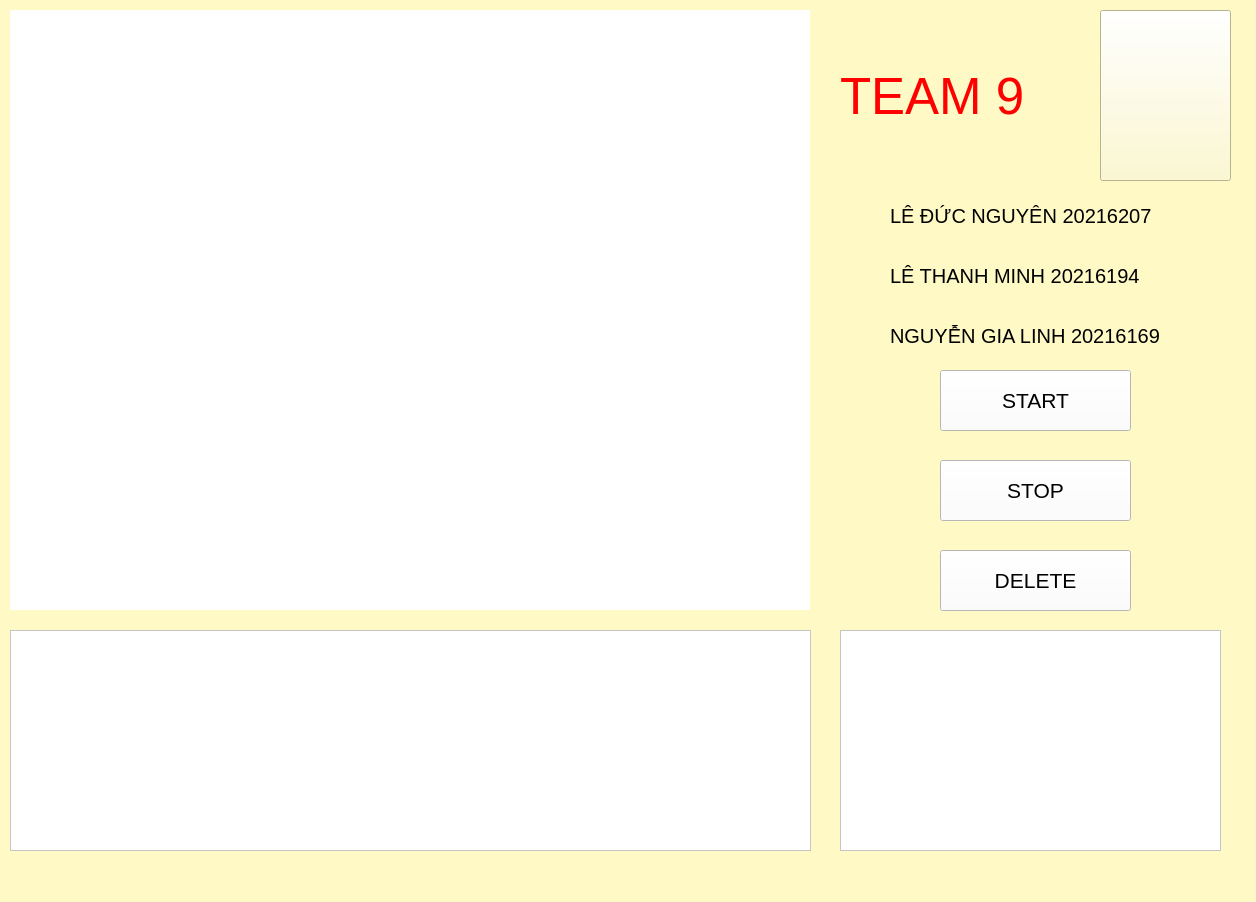
<?xml version="1.0" encoding="UTF-8"?>
<ui version="4.0">
 <class>MainWindow</class>
 <widget class="QMainWindow" name="MainWindow">
  <property name="geometry">
   <rect>
    <x>0</x>
    <y>0</y>
    <width>1256</width>
    <height>902</height>
   </rect>
  </property>
  <property name="windowTitle">
   <string>MainWindow</string>
  </property>
  <property name="styleSheet">
   <string notr="true">background-color: rgb(255, 250, 197);</string>
  </property>
  <widget class="QWidget" name="centralwidget">
   <widget class="QTableView" name="infoTable">
    <property name="geometry">
     <rect>
      <x>840</x>
      <y>630</y>
      <width>381</width>
      <height>221</height>
     </rect>
    </property>
    <property name="styleSheet">
     <string notr="true">
background-color: rgb(255, 255, 255);</string>
    </property>
   </widget>
   <widget class="QTextBrowser" name="logBox">
    <property name="geometry">
     <rect>
      <x>10</x>
      <y>630</y>
      <width>801</width>
      <height>221</height>
     </rect>
    </property>
    <property name="styleSheet">
     <string notr="true">background-color: rgb(255, 255, 255);</string>
    </property>
   </widget>
   <widget class="QPushButton" name="startBtn">
    <property name="geometry">
     <rect>
      <x>940</x>
      <y>370</y>
      <width>191</width>
      <height>61</height>
     </rect>
    </property>
    <property name="font">
     <font>
      <pointsize>16</pointsize>
      <weight>50</weight>
      <bold>false</bold>
     </font>
    </property>
    <property name="styleSheet">
     <string notr="true">background-color: rgb(255, 255, 255);</string>
    </property>
    <property name="text">
     <string>START</string>
    </property>
    <property name="iconSize">
     <size>
      <width>16</width>
      <height>16</height>
     </size>
    </property>
   </widget>
   <widget class="QPushButton" name="stopBtn">
    <property name="geometry">
     <rect>
      <x>940</x>
      <y>460</y>
      <width>191</width>
      <height>61</height>
     </rect>
    </property>
    <property name="font">
     <font>
      <pointsize>16</pointsize>
      <weight>50</weight>
      <bold>false</bold>
     </font>
    </property>
    <property name="styleSheet">
     <string notr="true">background-color: rgb(255, 255, 255);</string>
    </property>
    <property name="text">
     <string>STOP</string>
    </property>
    <property name="iconSize">
     <size>
      <width>16</width>
      <height>16</height>
     </size>
    </property>
   </widget>
   <widget class="QPushButton" name="deleteBtn">
    <property name="geometry">
     <rect>
      <x>940</x>
      <y>550</y>
      <width>191</width>
      <height>61</height>
     </rect>
    </property>
    <property name="font">
     <font>
      <pointsize>16</pointsize>
      <weight>50</weight>
      <bold>false</bold>
     </font>
    </property>
    <property name="styleSheet">
     <string notr="true">background-color: rgb(255, 255, 255);</string>
    </property>
    <property name="text">
     <string>DELETE</string>
    </property>
    <property name="iconSize">
     <size>
      <width>16</width>
      <height>16</height>
     </size>
    </property>
   </widget>
   <widget class="QLabel" name="label">
    <property name="geometry">
     <rect>
      <x>890</x>
      <y>200</y>
      <width>371</width>
      <height>31</height>
     </rect>
    </property>
    <property name="font">
     <font>
      <pointsize>15</pointsize>
      <weight>50</weight>
      <bold>false</bold>
     </font>
    </property>
    <property name="text">
     <string>LÊ ĐỨC NGUYÊN 20216207</string>
    </property>
    <property name="alignment">
     <set>Qt::AlignLeading|Qt::AlignLeft|Qt::AlignVCenter</set>
    </property>
   </widget>
   <widget class="QLabel" name="label_2">
    <property name="geometry">
     <rect>
      <x>890</x>
      <y>260</y>
      <width>371</width>
      <height>31</height>
     </rect>
    </property>
    <property name="font">
     <font>
      <pointsize>15</pointsize>
      <weight>50</weight>
      <bold>false</bold>
     </font>
    </property>
    <property name="text">
     <string>LÊ THANH MINH 20216194</string>
    </property>
    <property name="alignment">
     <set>Qt::AlignLeading|Qt::AlignLeft|Qt::AlignVCenter</set>
    </property>
   </widget>
   <widget class="QLabel" name="label_3">
    <property name="geometry">
     <rect>
      <x>890</x>
      <y>320</y>
      <width>371</width>
      <height>31</height>
     </rect>
    </property>
    <property name="font">
     <font>
      <pointsize>15</pointsize>
      <weight>50</weight>
      <bold>false</bold>
     </font>
    </property>
    <property name="text">
     <string>NGUYỄN GIA LINH 20216169</string>
    </property>
    <property name="alignment">
     <set>Qt::AlignLeading|Qt::AlignLeft|Qt::AlignVCenter</set>
    </property>
   </widget>
   <widget class="QLabel" name="label_16">
    <property name="geometry">
     <rect>
      <x>840</x>
      <y>60</y>
      <width>221</width>
      <height>71</height>
     </rect>
    </property>
    <property name="font">
     <font>
      <pointsize>38</pointsize>
     </font>
    </property>
    <property name="styleSheet">
     <string notr="true">color: rgb(255, 0, 0);</string>
    </property>
    <property name="text">
     <string>TEAM 9</string>
    </property>
   </widget>
   <widget class="QPushButton" name="pushButton">
    <property name="geometry">
     <rect>
      <x>1100</x>
      <y>10</y>
      <width>131</width>
      <height>171</height>
     </rect>
    </property>
    <property name="font">
     <font>
      <pointsize>15</pointsize>
     </font>
    </property>
    <property name="styleSheet">
     <string notr="true">border-image: url(:/pic/img/R.png);</string>
    </property>
    <property name="text">
     <string/>
    </property>
    <property name="icon">
     <iconset>
      <normaloff>../../Downloads/1200px-Logo_Hust.png</normaloff>../../Downloads/1200px-Logo_Hust.png</iconset>
    </property>
    <property name="iconSize">
     <size>
      <width>100</width>
      <height>100</height>
     </size>
    </property>
   </widget>
   <widget class="QLabel" name="videoCamera">
    <property name="geometry">
     <rect>
      <x>10</x>
      <y>10</y>
      <width>800</width>
      <height>600</height>
     </rect>
    </property>
    <property name="font">
     <font>
      <pointsize>15</pointsize>
     </font>
    </property>
    <property name="styleSheet">
     <string notr="true">background-color: rgb(255, 255, 255);</string>
    </property>
    <property name="frameShape">
     <enum>QFrame::NoFrame</enum>
    </property>
    <property name="frameShadow">
     <enum>QFrame::Plain</enum>
    </property>
    <property name="lineWidth">
     <number>5</number>
    </property>
    <property name="text">
     <string/>
    </property>
   </widget>
  </widget>
  <widget class="QStatusBar" name="statusbar"/>
 </widget>
 <resources>
  <include location="main.qrc"/>
 </resources>
 <connections/>
</ui>
